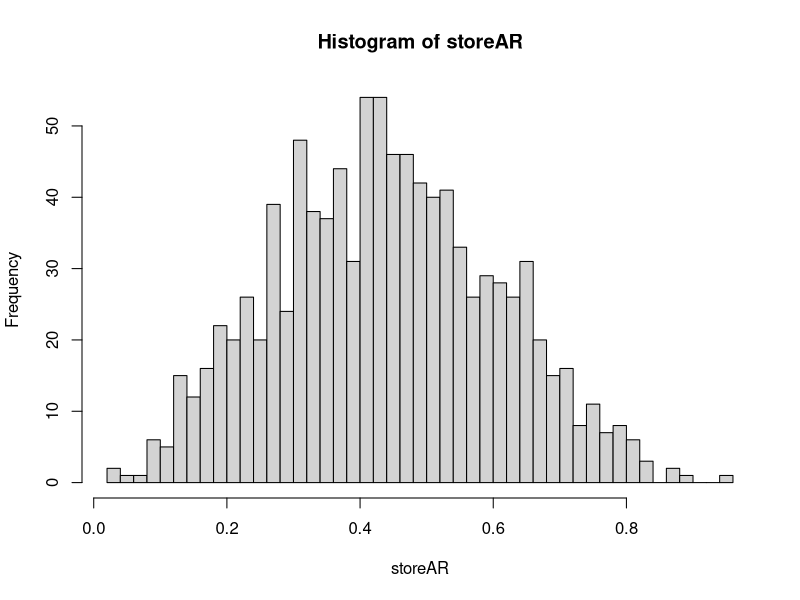
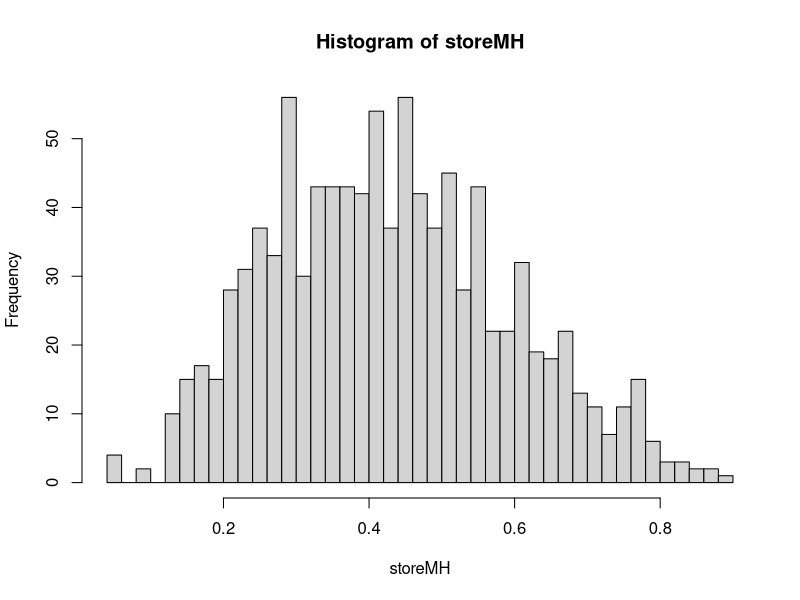
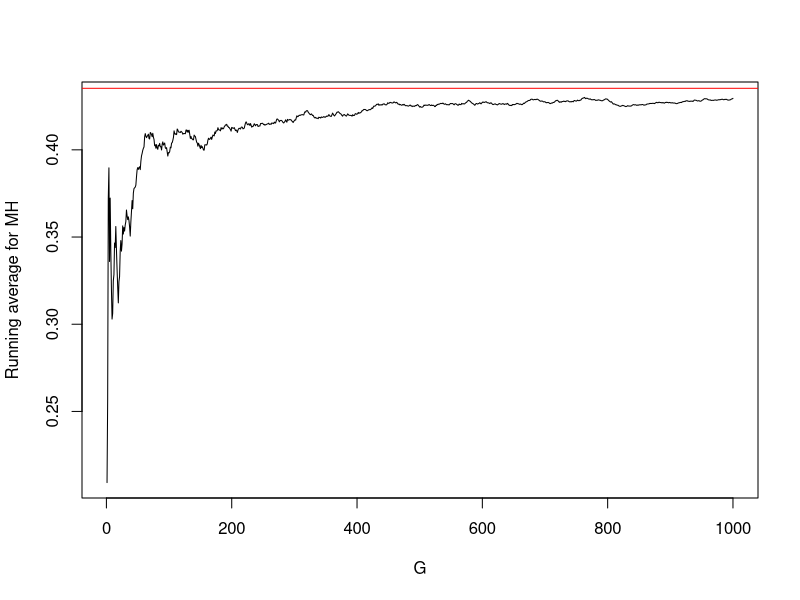

Write R code to recreate these figures, in order.
rm(list = ls())
graphics.off()
set.seed(234)
alpha <- 3.7
beta  <- 4.8

G <- 1000
burnin <- 100
modeBeta <- (alpha - 1)/(alpha + beta -2)
c <- 100  # To be on the safe side.
oneOverc <- format(1/c, digits = 6)
storeAR <- 0.5
ctrAR <- 0
storeMH <- rep(0, G)
storeMH[1] <- 0.5

#  AR algorithm. 
while (length(storeAR) <= G) {
	ctrAR <- ctrAR + 1
	y <- rbeta(1,4,5)
	u <- runif(1)

	if (u <= dbeta(y, 3.7, 4.8)/c*1/dbeta(y, 4, 5) ) { storeAR <- c(storeAR, y)   }
	}

trueMean <- format(alpha/(alpha + beta), 3)
cat(paste("True Mean = alpha/(alpha + beta) = ", trueMean, "\n", "\n", sep = ""))	
		
meanAR <- format(mean(storeAR), 3)
cat(paste("Mean estimated by AR = ", meanAR, "\n", "\n", sep = ""))
accRateAR <- format(G/ctrAR, digits = 3)  # G divided by total number of trials needed to get G trials.	


#  MH algorithm.
for (g in 2:(G + burnin))
	{
	y <- rbeta(1,4,5)
	u <- runif(1)
	x <- storeMH[g-1]
	alphaxy <- dbeta(y, 3.7, 4.8)/dbeta(x, 3.7, 4.8) * dbeta(x, 4, 5)/dbeta(y, 4, 5)
	if (u <= alphaxy) {storeMH[g] <- y} else {storeMH[g] <- x}
	}
storeMH <- storeMH[-(1:burnin)]  # Eliminate burnin sample.
meanMH <- format(mean(storeMH), 3) 
cat(paste("Mean estimated by MH = ", meanMH, "\n", "\n", sep = ""))

ARHist <- hist(storeAR, 40)$intensities
MHHist <- hist(storeMH, 40)$intensities
maxY <- max(c(ARHist, MHHist))
yLimAR <- max(max(maxY), max(dbeta(x, 3.7, 4.8), from = 0, to = 1))
yLimMH <- max(max(maxY), max(dbeta(x, 3.7, 4.8), from = 0, to = 1))


	# To calculate acceptance rate for MH.
accMH <- 0
for (g in 2:G) { if (storeMH[g] != storeMH[g - 1]) accMH <- accMH + 1 } 
accRateMH <- format(accMH/G, 3)

cat(paste("AR acceptance rate = ", accRateAR, "  (1/c = ", oneOverc, ")",  "\n", "\n", sep = ""))
cat(paste("MH acceptance rate = ", accRateMH, "\n", "\n", sep = ""))

xx <- seq(from = 0, to = 1, length = 100)

plot(1:G, cumsum(storeMH[1:1000])/(1:G), type='l', xlab = "G", ylab = "Running average for MH")
abline(h = trueMean, col = "red")

postscript(file = "./q4.pdf", horizontal = F)
op <- par()
op <- par(mfrow = c(2, 2), pty = "s", bty = "l", mar=c(2,4, 1 ,0.5), oma=c(1.5, 2, 1, 2))

# AR f(x) and cg(x)
curve(dbeta(x, 3.7, 4.8), main = "AR algorithm", ylim = c(0, yLimAR), ylab = "f(x), cg(x)")
curve(c*dbeta(x, 4, 5), add = T, lty=2)
legend(x = "topright", lty = c(1, 2), c("f(x)", "cg(x)"))

# AR hist of output and true.
hist(storeAR, 40, freq = FALSE, ylab = "f(x)", xlab = "x", main = "AR algorithm", ylim = c(0, yLimAR))
curve(dbeta(x, 3.7, 4.8), add = T)

curve(dbeta(x, 3.7, 4.8), main = "MH algorithm", ylim = c(0, yLimMH), ylab = "f(x), q(x)")
curve(dbeta(x, 4, 5), add = T,lty=2)
legend(x = "topright", lty = c(1, 2), c("f(x)", "q(x)"))

hist(storeMH, 40, freq = FALSE, ylab = "f(x)", xlab = "x", main = "MH algorithm", ylim = c(0, yLimMH))
curve(dbeta(x, 3.7, 4.8), add = T)		
par(op)	
dev.off()


